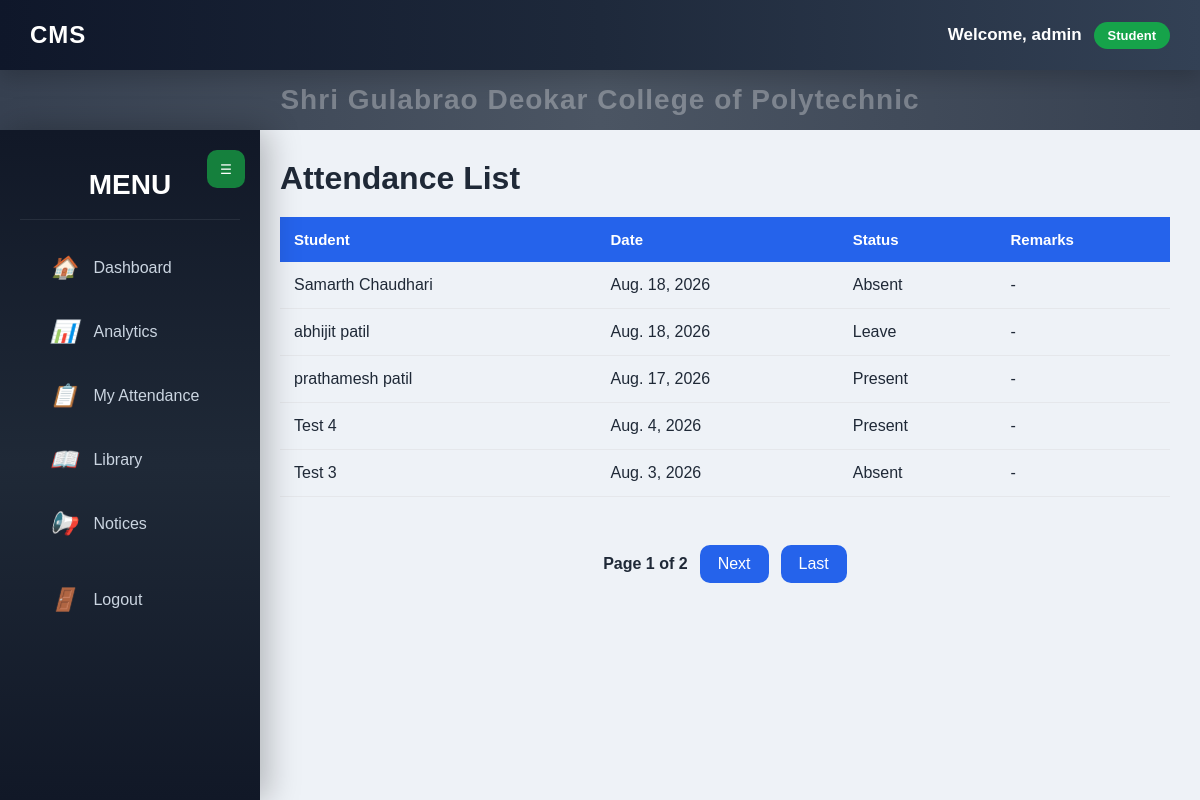
The page /attendance/ (signed in) on the database its author committed.
### accounts/models.py (models this page shows, shortened)
class UserProfile(models.Model):
    ROLE_CHOICES = (
        ('Principal','Principal'),
        ('HOD','HOD'),
        ('Faculty','Faculty'),
        ('Student','Student'),
    )
    user = models.OneToOneField(
        User,
        on_delete=models.CASCADE
    )
    role = models.CharField(
        max_length=20,
        choices=ROLE_CHOICES
    )

### attendance/models.py (models this page shows, shortened)
class Attendance(models.Model):
    student = models.ForeignKey(
        Student,
        on_delete=models.CASCADE
    )
    attendance_date = models.DateField()
    STATUS = [
        ("Present", "Present"),
        ("Absent", "Absent"),
        ("Leave", "Leave"),
    ]
    status = models.CharField(
        max_length=10,
        choices=STATUS
    )
    remarks = models.TextField(
        blank=True,
        null=True
    )

### students/models.py (models this page shows, shortened)
class Student(models.Model):
    user = models.OneToOneField(
        User,
        on_delete=models.SET_NULL,
        null=True,
        blank=True,
        related_name="student_profile"
    )
    enrollment_no = models.CharField(
        max_length=50,
        unique=True
    )
    first_name = models.CharField(
        max_length=100
    )
    last_name = models.CharField(
        max_length=100
    )
    email = models.EmailField()
    phone = models.CharField(
        max_length=15
    )
    course = models.CharField(
        max_length=100
    )
    semester = models.CharField(
        max_length=20
    )
    created_at = models.DateTimeField(
        auto_now_add=True
    )
    photo = models.ImageField(
        upload_to="students/",
        blank=True,
        null=True
    )

### attendance/views.py (the view)
@login_required
def attendance_list(request):
    search = request.GET.get("search", "").strip()
    if (
        is_principal(request)
        or is_hod(request)
        or is_faculty(request)
    ):
        attendance = Attendance.objects.all().order_by(
            "-attendance_date",
            "-id"
        )
        if search:
            attendance = attendance.filter(
                student__first_name__icontains=search
            ) | attendance.filter(
                student__last_name__icontains=search
            ) | attendance.filter(
                student__enrollment_no__icontains=search
            )
            attendance = attendance.order_by(
                "-attendance_date",
                "-id"
            )
    elif is_student(request):
        attendance = Attendance.objects.all().order_by(
            "-attendance_date",
            "-id"
        )
    else:
        return redirect("login")
    paginator = Paginator(
        attendance,
        5
    )
    page_number = request.GET.get("page")
    page_obj = paginator.get_page(
        page_number
    )
    return render(
        request,
        "attendance/attendance_list.html",
        {
            "attendance": page_obj,
            "page_obj": page_obj,
            "search": search,
        }
    )

### attendance/views.py (called while the page is built)
def get_role(request):
    if (
        request.user.is_authenticated
        and hasattr(request.user, "userprofile")
    ):
        return request.user.userprofile.role
    return ""

def is_principal(request):
    return get_role(request) == "Principal"

def is_hod(request):
    return get_role(request) == "HOD"

def is_faculty(request):
    return get_role(request) == "Faculty"

def is_student(request):
    return get_role(request) == "Student"

### templates/attendance/attendance_list.html (shortened to what this page needs)
{% extends 'base/base.html' %}
{% block content %}
<div class="student-page">
    <div class="student-header">
        <h1>Attendance List</h1>
    </div>
    <div class="table-card">
        <table class="student-table">
            <thead>
                <tr>
                    <th>Student</th>
                    <th>Date</th>
                    <th>Status</th>
                    <th>Remarks</th>
                </tr>
            </thead>
            <tbody>
            {% for item in attendance %}
                <tr>
                    <td>
                        {{ item.student.first_name }}
                        {{ item.student.last_name }}
                    </td>
                    <td>
                        {{ item.attendance_date }}
                    </td>
                    <td>
                        {{ item.status }}
                    </td>
                    <td>
                        {{ item.remarks|default:"-" }}
                    </td>
                </tr>
            {% endfor %}
            </tbody>
        </table>
    </div>
    {% if page_obj.has_other_pages %}
    <br>
    <div class="pagination">
        <span>
            Page {{ page_obj.number }}
            of
            {{ page_obj.paginator.num_pages }}
        </span>
        {% if page_obj.has_next %}
            <a href="?page={{ page_obj.next_page_number }}&search={{ search }}">
                Next
            </a>
            <a href="?page={{ page_obj.paginator.num_pages }}&search={{ search }}">
                Last
            </a>
        {% endif %}
    </div>
    {% endif %}
</div>
{% endblock %}

### templates/base/base.html (shortened to what this page needs)
{% load static %}
<!DOCTYPE html>
<html lang="en">
<head>
    <link
        rel="stylesheet"
        href="{% static 'css/dashboard.css' %}"
    >
</head>
<body>
<header class="navbar">
    <div class="logo">
        CMS
    </div>
    <div class="user-info">
        {% if request.user.is_authenticated %}
            <span class="welcome-text">
                Welcome,
                {{ request.user.username }}
            </span>
            {% if request.user.userprofile %}
                <span class="user-role">
                    {{ request.user.userprofile.role }}
                </span>
            {% endif %}
        {% endif %}
    </div>
</header>
<div class="college-title">
    <h1 class="college-name">
        <span>S</span>
        <span>h</span>
        <span>r</span>
        <span>i</span>
        <span>&nbsp;</span>
        <span>G</span>
        <span>u</span>
        <span>l</span>
        <span>a</span>
        <span>b</span>
        <span>r</span>
        <span>a</span>
        <span>o</span>
        <span>&nbsp;</span>
        <span>D</span>
        <span>e</span>
        <span>o</span>
        <span>k</span>
        <span>a</span>
        <span>r</span>
        <span>&nbsp;</span>
        <span>C</span>
        <span>o</span>
        <span>l</span>
        <span>l</span>
        <span>e</span>
        <span>g</span>
        <span>e</span>
        <span>&nbsp;</span>
        <span>o</span>
        <span>f</span>
        <span>&nbsp;</span>
        <span>P</span>
        <span>o</span>
        <span>l</span>
        <span>y</span>
        <span>t</span>
        <span>e</span>
        <span>c</span>
        <span>h</span>
        <span>n</span>
        <span>i</span>
        <span>c</span>
    </h1>
</div>
<aside
    class="sidebar"
    id="sidebar"
>
    <button
        type="button"
        class="sidebar-toggle"
        id="sidebarToggle"
    >
        ☰
    </button>
    <div class="sidebar-logo">
        <span>MENU</span>
    </div>
    {% if request.user.is_authenticated and request.user.userprofile.role == "Student" %}
    <ul>
        <li>
            <a href="{% url 'dashboard:home' %}">
                <i>🏠</i>
                <span>
                    Dashboard
                </span>
            </a>
        </li>
        <li>
            <a href="{% url 'dashboard:analytics' %}">
                <i>📊</i>
                <span>
                    Analytics
                </span>
            </a>
        </li>
        <li>
            <a href="{% url 'attendance_list' %}">
                <i>📋</i>
                <span>
                    My Attendance
                </span>
            </a>
        </li>
        <li>
            <a href="{% url 'book_list' %}">
                <i>📖</i>
                <span>
                    Library
                </span>
            </a>
        </li>
        <li>
            <a href="{% url 'notice_list' %}">
                <i>📢</i>
                <span>
                    Notices
                </span>
            </a>
        </li>
    </ul>
    {% endif %}
    {% if request.user.is_authenticated %}
    <ul>
        <li>
            <a href="{% url 'logout' %}">
                <i>🚪</i>
                <span>
                    Logout
                </span>
            </a>
        </li>
    </ul>
    {% endif %}
</aside>
<main class="content">
    {% block content %}
    {% endblock %}
</main>
</body>
</html>

### rows shown on the page
Attendance: student.first_name "Samarth", student.last_name "Chaudhari", attendance_date "Aug. 18, 2026", status "Absent", remarks "-"
Attendance: student.first_name "abhijit", student.last_name "patil", attendance_date "Aug. 18, 2026", status "Leave", remarks "-"
Attendance: student.first_name "prathamesh", student.last_name "patil", attendance_date "Aug. 17, 2026", status "Present", remarks "-"
Attendance: student.first_name "Test", student.last_name "4", attendance_date "Aug. 4, 2026", status "Present", remarks "-"
Attendance: student.first_name "Test", student.last_name "3", attendance_date "Aug. 3, 2026", status "Absent", remarks "-"

### other values the page prints
{{ request.user.username }} "admin"
{{ request.user.userprofile.role }} "Student"
{{ page_obj.number }} "1"
{{ page_obj.paginator.num_pages }} "2"
